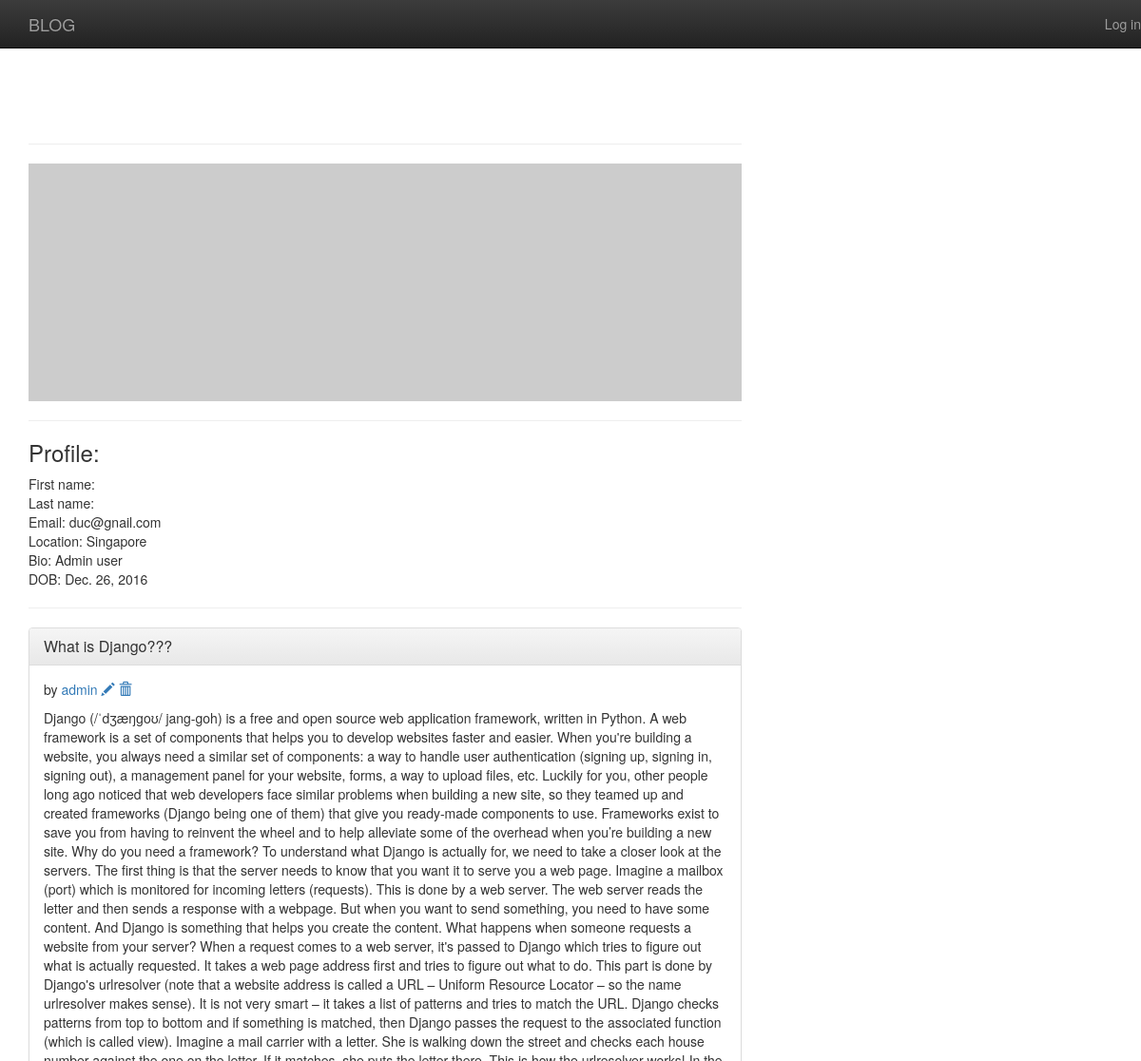
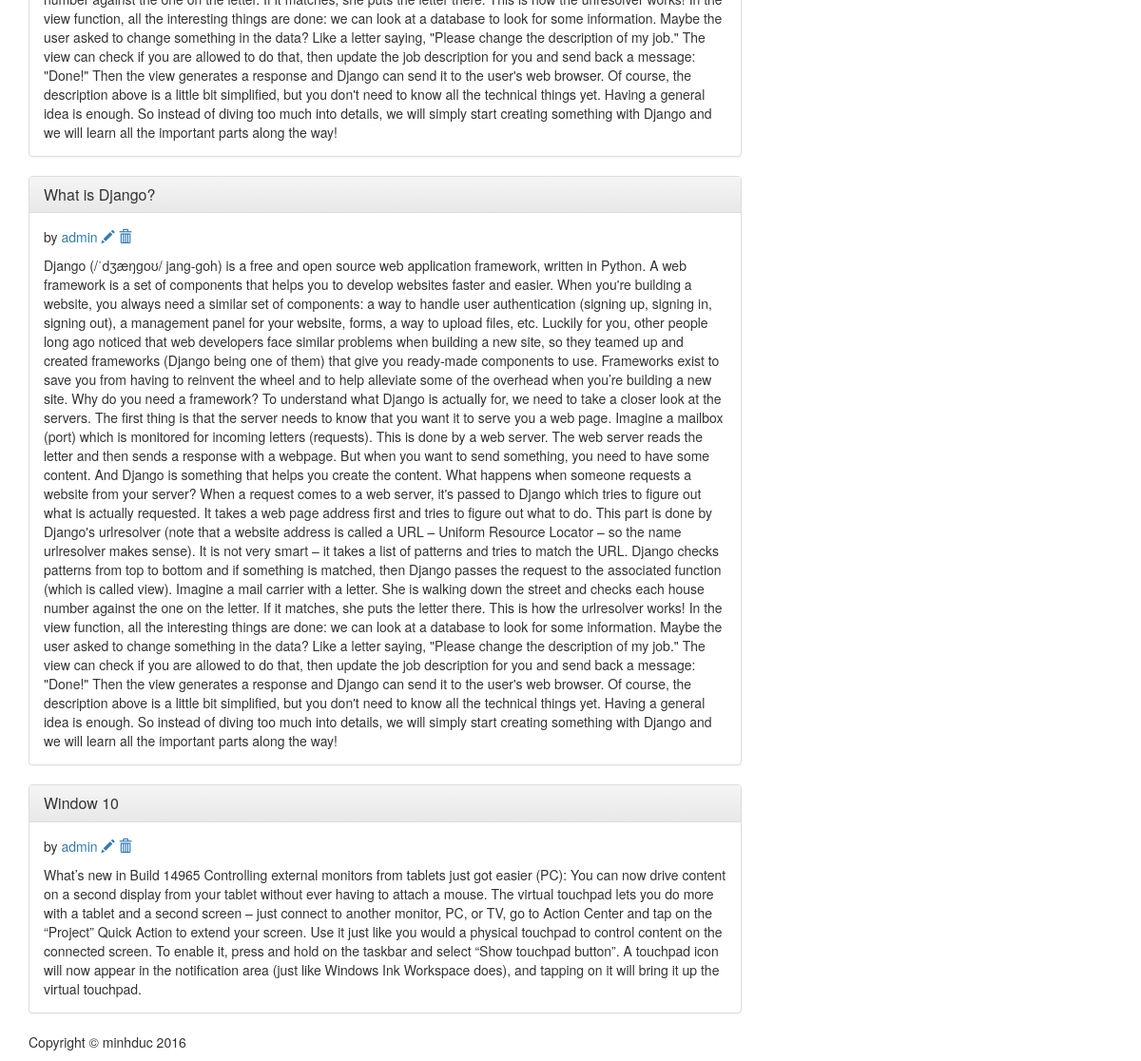
The page /profile/4/ on the database its author committed (2 pictures, top to bottom).
### user_profile/models.py (models this page shows)
class UserProfile(models.Model):
	user = models.OneToOneField(User)
	bio = models.TextField(max_length=500, blank=True)
	location = models.CharField(max_length=30, blank=True)
	birth_date = models.DateField(null=True, blank=True)

### blog/models.py (models this page shows, shortened)
class Post(models.Model):
	STATUS_CHOICE = (
		('draft', 'Draft'),
		('published', 'Published')
	)
	title = models.CharField(max_length=250)
	author = models.ForeignKey(User, related_name='blog_post')
	body = models.TextField()
	publish = models.DateTimeField(default=timezone.now)
	created = models.DateTimeField(auto_now_add=True)
	updated = models.DateTimeField(auto_now=True)
	status = models.CharField(max_length=10, choices=STATUS_CHOICE, default='draft')
	class Meta:
		ordering = ('-publish',)

### user_profile/views.py (the view)
# urls.py: url(r'^(?P<user_profile_id>[0-9]+)/$', views.user_profile_detail, name='user_profile_detail'),
def user_profile_detail(request, user_profile_id):
	print(user_profile_id)
	user_profile = get_object_or_404(UserProfile, pk=user_profile_id)
	posts = Post.objects.filter(author_id= user_profile.user.id)
	context = {'user_profile': user_profile, 'posts':posts, 'request_user': request.user}
	return render(request, 'user_profile/detail.html', context)

### user_profile/templates/user_profile/detail.html (shortened to what this page needs)
{% extends "blog/base.html" %}
{% load bootstrap %}
{% block content %}
    <h1>{{user_profile.user.first_name}} &nbsp &nbsp</h1>
    <hr>
    <img class="img-responsive" src="http://placehold.it/900x300" alt="">
    <hr>
    <h3 >Profile:</h3>
    First name: {{user_profile.user.first_name}}<br>
    Last name: {{user_profile.user.last_name}}<br>
    Email: {{user_profile.user.email}}<br>
    Location: {{user_profile.location}}<br>
    Bio: {{user_profile.bio}}<br>
    DOB: {{user_profile.birth_date}}<br>
    <hr>
    {% for post in posts%}
        <div class="panel panel-default">
            <div class="panel-heading">
                <h3 class="panel-title"> <a href="/blog/{{post.id}}">{{post.title}} </a> </h3>
            </div>
            <div class="panel-body">
                <p >
                    by <a href="/profile/{{post.author.userprofile.id}}">{{post.author}}</a>
                    <a href="/blog/{{post.id}}/edit"> <span class="glyphicon glyphicon-pencil" aria-hidden="true"></span> </a>
                    <a href="/blog/{{post.id}}/delete"> <span class="glyphicon glyphicon-trash" aria-hidden="true"></span> </a>
                </p>
                {{post.body}}
            </div>
        </div>
    {% endfor %}
{% endblock %}

### rows shown on the page
UserProfile: user.email "duc@gnail.com", location "Singapore", bio "Admin user", birth_date "Dec. 26, 2016"
Post: title "What is Django???", author "admin", body "Django (/ˈdʒæŋɡoʊ/ jang-goh) is a free and open source web application framework, written in Python. A web framework is a set of components that helps you to develop websites faster and easier. When you're building a website, you always need a similar set of components: a way to handle user authentication (signing up, signing in, signing out), a management panel for your website, forms, a way to upload files, etc. Luckily for you, other people long ago noticed that web developers face similar problems when building a new site, so they teamed up and created frameworks (Django being one of them) that give you ready-made components to use. Frameworks exist to save you from having to reinvent…"
Post: title "What is Django?", author "admin", body "Django (/ˈdʒæŋɡoʊ/ jang-goh) is a free and open source web application framework, written in Python. A web framework is a set of components that helps you to develop websites faster and easier. When you're building a website, you always need a similar set of components: a way to handle user authentication (signing up, signing in, signing out), a management panel for your website, forms, a way to upload files, etc. Luckily for you, other people long ago noticed that web developers face similar problems when building a new site, so they teamed up and created frameworks (Django being one of them) that give you ready-made components to use. Frameworks exist to save you from having to reinvent…"
Post: title "Window 10", author "admin", body "What’s new in Build 14965 Controlling external monitors from tablets just got easier (PC): You can now drive content on a second display from your tablet without ever having to attach a mouse. The virtual touchpad lets you do more with a tablet and a second screen – just connect to another monitor, PC, or TV, go to Action Center and tap on the “Project” Quick Action to extend your screen. Use it just like you would a physical touchpad to control content on the connected screen. To enable it, press and hold on the taskbar and select “Show touchpad button”. A touchpad icon will now appear in the notification area (just like Windows Ink Workspace does), and tapping on it will bring it up the…"
